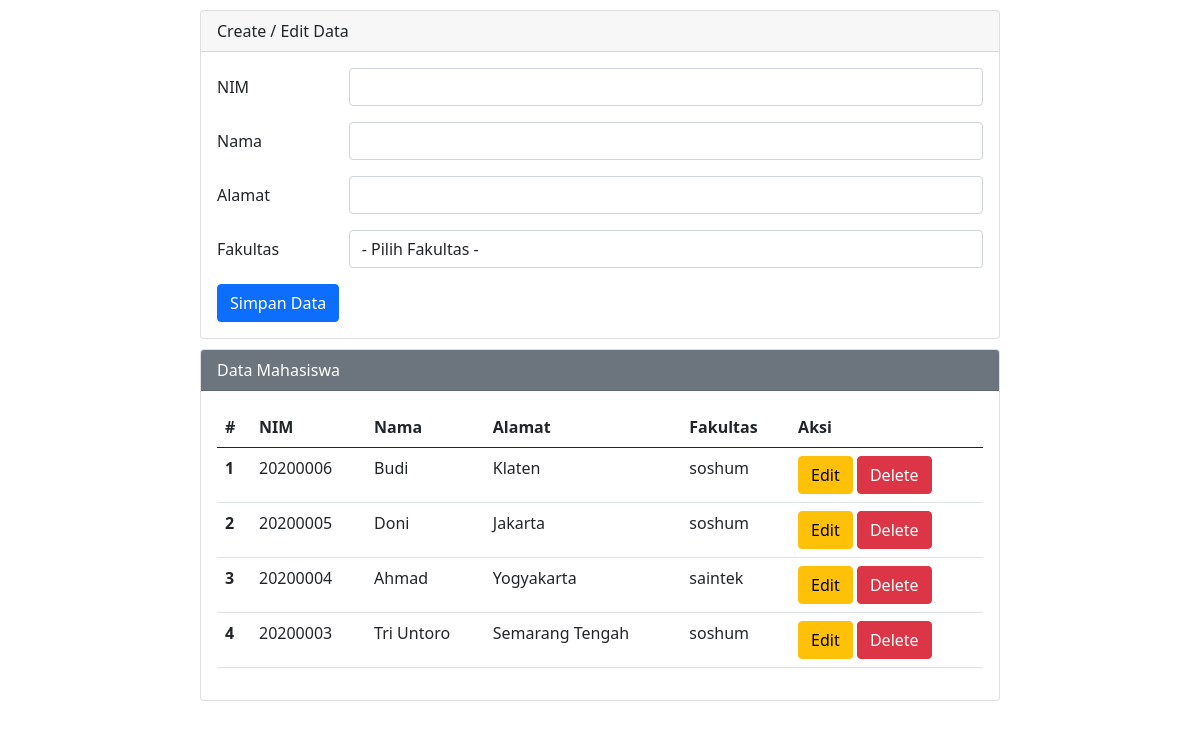
The page /ujianphp/index.php on the database its author committed.
### tables this page shows
CREATE TABLE `mahasiswa` (
  `id` int(11) NOT NULL,
  `nim` varchar(25) NOT NULL,
  `nama` varchar(25) NOT NULL,
  `alamat` varchar(25) NOT NULL,
  `fakultas` varchar(25) NOT NULL
);

### ujianphp/index.php (the view, shortened to what this page needs)
<?php
$host       = "localhost";
$user       = "root";
$pass       = "";
$db         = "akademik";
$koneksi    = mysqli_connect($host, $user, $pass, $db);
$nim        = "";
$nama       = "";
$alamat     = "";
?>
<!DOCTYPE html>
<html lang="en">
<head>
    <link href="https://cdn.jsdelivr.net/npm/bootstrap@5.0.0-beta2/dist/css/bootstrap.min.css" rel="stylesheet">
</head>
<body>
    <div class="mx-auto">
        <div class="card">
            <div class="card-header">
                Create / Edit Data
            </div>
            <div class="card-body">
                <form action="" method="POST">
                    <div class="mb-3 row">
                        <label for="nim" class="col-sm-2 col-form-label">NIM</label>
                        <div class="col-sm-10">
                            <input type="text" class="form-control" id="nim" name="nim" value="<?php echo $nim ?>">
                        </div>
                    </div>
                    <div class="mb-3 row">
                        <label for="nama" class="col-sm-2 col-form-label">Nama</label>
                        <div class="col-sm-10">
                            <input type="text" class="form-control" id="nama" name="nama" value="<?php echo $nama ?>">
                        </div>
                    </div>
                    <div class="mb-3 row">
                        <label for="alamat" class="col-sm-2 col-form-label">Alamat</label>
                        <div class="col-sm-10">
                            <input type="text" class="form-control" id="alamat" name="alamat" value="<?php echo $alamat ?>">
                        </div>
                    </div>
                    <div class="mb-3 row">
                        <label for="fakultas" class="col-sm-2 col-form-label">Fakultas</label>
                        <div class="col-sm-10">
                            <select class="form-control" name="fakultas" id="fakultas">
                                <option value="">- Pilih Fakultas -</option>
                            </select>
                        </div>
                    </div>
                    <div class="col-12">
                        <input type="submit" name="simpan" value="Simpan Data" class="btn btn-primary" />
                    </div>
                </form>
            </div>
        </div>
        <div class="card">
            <div class="card-header text-white bg-secondary">
                Data Mahasiswa
            </div>
            <div class="card-body">
                <table class="table">
                    <thead>
                        <tr>
                            <th scope="col">#</th>
                            <th scope="col">NIM</th>
                            <th scope="col">Nama</th>
                            <th scope="col">Alamat</th>
                            <th scope="col">Fakultas</th>
                            <th scope="col">Aksi</th>
                        </tr>
                    </thead>
                    <tbody>
                        <?php
                        $sql2   = "select * from mahasiswa order by id desc";
                        $q2     = mysqli_query($koneksi, $sql2);
                        $urut   = 1;
                        while ($r2 = mysqli_fetch_array($q2)) {
                            $id         = $r2['id'];
                            $nim        = $r2['nim'];
                            $nama       = $r2['nama'];
                            $alamat     = $r2['alamat'];
                            $fakultas   = $r2['fakultas'];
                        ?>
                            <tr>
                                <th scope="row"><?php echo $urut++ ?></th>
                                <td scope="row"><?php echo $nim ?></td>
                                <td scope="row"><?php echo $nama ?></td>
                                <td scope="row"><?php echo $alamat ?></td>
                                <td scope="row"><?php echo $fakultas ?></td>
                                <td scope="row">
                                    <a href="index.php?op=edit&id=<?php echo $id ?>"><button type="button" class="btn btn-warning">Edit</button></a>
                                    <a href="index.php?op=delete&id=<?php echo $id?>" onclick="return confirm('Yakin mau delete data?')"><button type="button" class="btn btn-danger">Delete</button></a>
                                </td>
                            </tr>
                        <?php
                        }
                        ?>
                    </tbody>
                </table>
            </div>
        </div>
    </div>
</body>
</html>

### ujianphp/index.php (style rules this page uses)
.mx-auto { width: 800px }
.card { margin-top: 10px; }

### rows shown on the page
mahasiswa: nim "20200006", nama "Budi", alamat "Klaten", fakultas "soshum"
mahasiswa: nim "20200005", nama "Doni", alamat "Jakarta", fakultas "soshum"
mahasiswa: nim "20200004", nama "Ahmad", alamat "Yogyakarta", fakultas "saintek"
mahasiswa: nim "20200003", nama "Tri Untoro", alamat "Semarang Tengah", fakultas "soshum"
